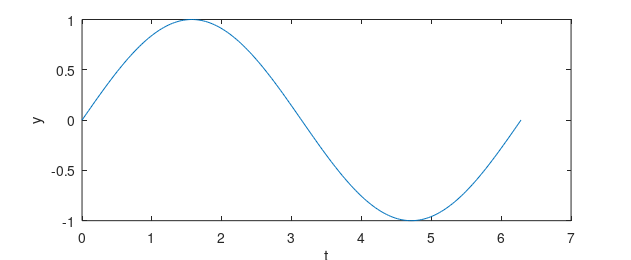

The MATLAB source for this figure: (Note: this script raises an error after producing the figure.)
% probe_h.m --- M3 matlab recon: THEME timeline + dark-background export (fix round)
% re-run (two sessions, one with PROBE_VISIBLE set):
%   d:/Software/Matlab/bin/matlab -batch "run('tests/m3-matlab-recon/probe_h.m')"
%   d:/Software/Matlab/bin/matlab -batch "PROBE_VISIBLE=1; run('tests/m3-matlab-recon/probe_h.m')"
% NOTE: this file must NOT be called theme.m -- a script named theme.m shadows the
%       built-in theme() ("不支持将脚本 theme 作为函数执行").
here = fileparts(mfilename('fullpath')); root = fileparts(fileparts(here)); cd(root);
if exist('PROBE_VISIBLE','var') && PROBE_VISIBLE
  MODE = 'on';
else
  MODE = 'off';
end
OUT = sprintf('build/m3-matlab-recon/h_%s', MODE);
if ~exist(OUT,'dir'); mkdir(OUT); end
fprintf('### probe_h start ###  MODE=Visible:%s  cwd=%s\n', MODE, pwd);

function snap(tag)
  co = get(groot,'DefaultAxesColorOrder');
  fc = get(groot,'defaultFigureColor');
  fprintf('[%s] defaultFigureColor=[%.4f %.4f %.4f] hex=#%02X%02X%02X  colorOrder1=[%.4f %.4f %.4f] hex=#%02X%02X%02X\n', ...
      tag, fc(1),fc(2),fc(3), round(255*fc(1)),round(255*fc(2)),round(255*fc(3)), ...
      co(1,1),co(1,2),co(1,3), round(255*co(1,1)),round(255*co(1,2)),round(255*co(1,3)));
end

function c11 = corner1(p)
  I = imread(p);
  c11 = squeeze(I(1,1,1:3))';
end

%% ---- T: timeline of the theme flip ----
disp('=== T timeline ===');
fprintf('probe mode = Visible:%s\n', MODE);
fprintf('exist(''theme'') = %d   exist(''imread'') = %d   exist(''drawnow'') = %d\n', ...
        exist('theme'), exist('imread'), exist('drawnow'));
snap('T0-session-start-no-figure');

f = figure('Visible',MODE,'Position',[100 100 631 260]);
fprintf('T1 f.Color=[%.4f %.4f %.4f]  ', get(f,'Color'));
try; fprintf('f.Theme=%s', string(get(f,'Theme'))); catch e; fprintf('f.Theme ERR(%s)', e.message); end
fprintf('\n');
snap('T1-after-figure-created');

drawnow;
snap('T2-after-drawnow');

set(f,'PaperUnits','inches'); set(f,'PaperPosition',[0 0 6.31 2.6]);
ax = axes(f); x = linspace(0,2*pi,200); plot(ax, x, sin(x)); xlabel(ax,'t'); ylabel(ax,'y');
fprintf('T3 f.Color=[%.4f %.4f %.4f] ax.Color=[%.4f %.4f %.4f]\n', get(f,'Color'), get(ax,'Color'));
snap('T3-after-axes-plotted');

drawnow;
snap('T4-after-drawnow-2');

exportgraphics(f, fullfile(OUT,'T5_eg1.png'), 'Resolution', 200);
fprintf('T5 corner(eg#1)=[%d %d %d]  f.Color=[%.4f %.4f %.4f]\n', corner1(fullfile(OUT,'T5_eg1.png')), get(f,'Color'));
snap('T5-after-first-exportgraphics');

print(f, fullfile(OUT,'T6_pr1.png'), '-dpng', '-r200');
fprintf('T6 corner(print#1, SAME figure)=[%d %d %d]\n', corner1(fullfile(OUT,'T6_pr1.png')));
snap('T6-after-first-print');

f2 = figure('Visible',MODE,'Position',[100 100 631 260]);
set(f2,'PaperUnits','inches'); set(f2,'PaperPosition',[0 0 6.31 2.6]);
ax2 = axes(f2); plot(ax2, x, cos(x));
fprintf('T7 NEW figure Color=[%.4f %.4f %.4f] ax2.Color=[%.4f %.4f %.4f]\n', get(f2,'Color'), get(ax2,'Color'));
exportgraphics(f2, fullfile(OUT,'T7_newfig.png'), 'Resolution', 200);
fprintf('T7 corner=[%d %d %d]\n', corner1(fullfile(OUT,'T7_newfig.png')));
snap('T7-new-figure-after-flip');
close(f2);

%% ---- C: does setting Color explicitly work? ----
disp('=== C: explicit Color ===');
f3 = figure('Visible',MODE,'Color','w','Position',[100 100 631 260]);
set(f3,'PaperUnits','inches'); set(f3,'PaperPosition',[0 0 6.31 2.6]);
ax3 = axes(f3,'Color','w'); plot(ax3, x, sin(x)); xlabel(ax3,'t'); ylabel(ax3,'y');
fprintf('C1 requested figure Color=w  -> get(f3,Color)=[%.4f %.4f %.4f]\n', get(f3,'Color'));
fprintf('C1 requested axes   Color=w  -> get(ax3,Color)=[%.4f %.4f %.4f]\n', get(ax3,'Color'));
fprintf('C1 ax3 XColor=[%.4f %.4f %.4f] YColor=[%.4f %.4f %.4f]\n', get(ax3,'XColor'), get(ax3,'YColor'));
exportgraphics(f3, fullfile(OUT,'C1_colorw.png'), 'Resolution', 200);
fprintf('C1 corner=[%d %d %d]\n', corner1(fullfile(OUT,'C1_colorw.png')));

%% ---- L: theme(fig,'light') recipe ----
disp('=== L: theme light recipe ===');
f4 = figure('Visible',MODE,'Position',[100 100 631 260]);
set(f4,'PaperUnits','inches'); set(f4,'PaperPosition',[0 0 6.31 2.6]);
ax4 = axes(f4); plot(ax4, x, sin(x)); xlabel(ax4,'t'); ylabel(ax4,'y');
ok = true; msg = '';
try
  theme(f4,'light');
catch e
  ok = false; msg = sprintf('%s: %s', e.identifier, e.message);
end
fprintf('L1 theme(f4,''light'') ok=%d %s\n', ok, msg);
set(f4,'Color','w');
set(ax4,'Color','w','XColor','k','YColor','k');
fprintf('L1 after recipe: f4.Color=[%.4f %.4f %.4f] ax4.Color=[%.4f %.4f %.4f] XColor=[%.4f %.4f %.4f]\n', ...
    get(f4,'Color'), get(ax4,'Color'), get(ax4,'XColor'));
try; fprintf('L1 f4.Theme=%s\n', string(get(f4,'Theme'))); catch e; fprintf('L1 f4.Theme ERR %s\n', e.message); end
exportgraphics(f4, fullfile(OUT,'L1_light_eg.png'), 'Resolution', 200);
exportgraphics(f4, fullfile(OUT,'L1_light_eg.pdf'));
print(f4, fullfile(OUT,'L1_light_pr.png'), '-dpng', '-r200');
print(f4, fullfile(OUT,'L1_light_pr.pdf'), '-dpdf');
fprintf('L1 corner(eg png)=[%d %d %d]\n', corner1(fullfile(OUT,'L1_light_eg.png')));
fprintf('L1 corner(print png)=[%d %d %d]\n', corner1(fullfile(OUT,'L1_light_pr.png')));
snap('L1-after-light-recipe');
close all;

%% ---- P: presentation comparison, print vs exportgraphics (label-heavy) ----
disp('=== P: print vs exportgraphics, label-heavy figure ===');
f5 = figure('Visible',MODE,'Position',[100 100 631 260]);
set(f5,'PaperUnits','inches'); set(f5,'PaperPosition',[0 0 6.31 2.6]); set(f5,'PaperPositionMode','manual');
set(f5,'PaperSize',[6.31 2.6]);
ax5 = axes(f5); plot(ax5, x, sin(x));
xlabel(ax5,'time (s)'); ylabel(ax5,'amplitude (a.u.)'); title(ax5,'A fairly long figure title');
exportgraphics(f5, fullfile(OUT,'P_eg.png'), 'Resolution', 200);
exportgraphics(f5, fullfile(OUT,'P_eg.pdf'));
print(f5, fullfile(OUT,'P_pr.png'), '-dpng', '-r200');
print(f5, fullfile(OUT,'P_pr.pdf'), '-dpdf');
fprintf('P exportgraphics png corner=[%d %d %d]\n', corner1(fullfile(OUT,'P_eg.png')));
fprintf('P print         png corner=[%d %d %d]\n', corner1(fullfile(OUT,'P_pr.png')));
close all;

disp('=== probe_h done ===');
